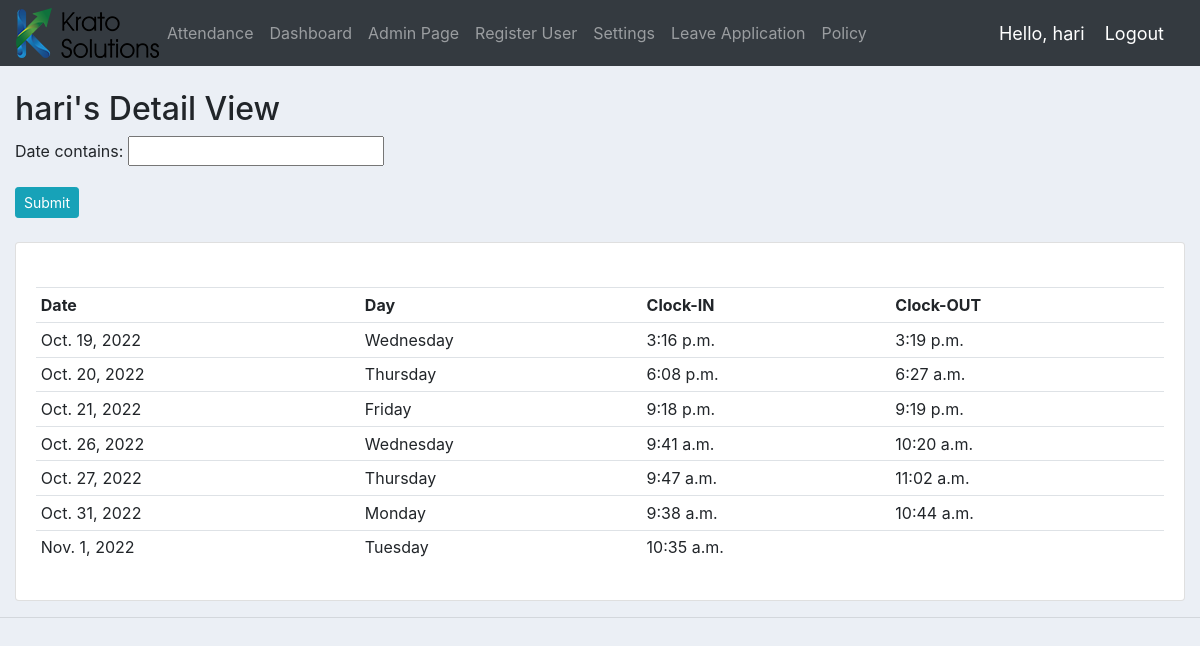
The app's page /detail_view/9/ (signed in) with its own data.
### accounts/models.py (models this page shows, shortened)
class Customer(models.Model):
	user = models.OneToOneField(User, null=True, blank=True, on_delete=models.CASCADE)
	name = models.CharField(max_length=200, null=True)
	phone = models.CharField(max_length=200, null=True)
	email = models.EmailField(max_length=200, null=True)
	designation = models.CharField(max_length=200, null=True)
	profile_pic = models.ImageField(default="profile1.png", null=True, blank=True)
	date_of_join = models.DateTimeField(auto_now_add=True, null=True)
	date_of_birth = models.DateTimeField(auto_now_add=True, null=True)
	date_created = models.DateTimeField(auto_now_add=True, null=True)
	def __str__(self):
		return self.name

class Attendance(models.Model):
	attender = models.CharField(max_length=25,null=True)
	date = models.DateField(null=True)
	is_present = models.BooleanField(null=True)
	clockin = models.DateTimeField(null=True)
	clockout = models.DateTimeField(null=True)

### accounts/decorators.py (the view)
		def wrapper_func(request, *args, **kwargs):
			group = None
			if request.user.groups.exists():
				group = request.user.groups.all()[0].name
			if group in allowed_roles:
				return view_func(request, *args, **kwargs)
			else:
				return HttpResponse('You are not authorized to view this page')

### accounts/views.py (called while the page is built)
@login_required(login_url='login')
@allowed_users(allowed_roles=['admin'])
def detail_view(request, pk):
	name = Customer.objects.get(id=pk)
	employee = Attendance.objects.filter(attender=name)
	f = AttenFilter(request.GET, queryset=Attendance.objects.filter(attender=name))
	has_filter = any(field in request.GET for field in set(f.get_fields()))
	context = {'employee':employee, 'filter': f, 'has_filter': has_filter, 'name' : name}
	return render(request, 'accounts/detail_view.html', context)

### accounts/templates/accounts/detail_view.html (shortened to what this page needs)
{%  extends 'accounts/main.html' %}
{% block content %}
{% load static %}
{% load i18n %}
<br />
<h2>{{name}}'s Detail View</h2>
<form method="get">
    {{ filter.form.as_p }}
    <input class="btn btn-sm btn-info" type="submit" />
</form>
<br />
<div class="card card-body">
    <br />
    <table class="table table-sm">
        <tr>
            <th>Date</th>
            <th>Day</th>
            <th>Clock-IN</th>
            <th>Clock-OUT</th>
        </tr>
        {% for emp in filter.qs %}
            <tr>
                <td>{{emp.date}}</td>
                <td>{{emp.date|date:"l"}}</td>
                <td>{{emp.clockin.time}}</td>
                <td>{{emp.clockout.time}}</td>
            </tr>
        {% endfor %}
    </table>
</div>
{% endblock %}

### accounts/templates/accounts/navbar.html (shortened to what this page needs)
{% load static %}
<nav class="navbar navbar-expand-lg navbar-dark bg-dark">
 <img src="{% static 'images/logo.png' %}">
  <div class="collapse navbar-collapse" id="navbarNav">
    <ul class="navbar-nav">
      {% if request.user.is_staff %}
      <li class="nav-item">
        <a class="nav-link" href="{% url 'attendance' %}">Attendance</a>
      </li>
      <li class="nav-item">
        <a class="nav-link" href="{% url 'home' %}">Dashboard</a>
      </li>
      <li class="nav-item">
        <a class="nav-link" href="{% url 'admin:index' %}">Admin Page</a>
      </li>
      <li class="nav-item">
        <a class="nav-link" href="{% url 'register' %}">Register User</a>
      </li>
      <li class="nav-item">
        <a class="nav-link" href="{% url 'account' %}">Settings</a>
      </li>
      <li class="nav-item">
        <a class="nav-link" href="{% url 'leave_application' %}">Leave Application</a>
      </li>
      <li class="nav-item">
        <a class="nav-link" href="{% url 'DownloadPdf' %}">Policy</a>
      </li>
      {% endif %}
    </ul>
  </div>
  <span class="hello-msg">Hello, {{request.user}}</span>
  <span ><a  class="hello-msg" href="{% url 'logout' %}">Logout</a></span>
</nav>

### static/css/main.css (style rules this page uses)
body { background-color: #ebeff5; }

### accounts/templates/accounts/navbar.html (style rules this page uses)
.hello-msg { font-size: 18px; color: #fff; margin-right: 20px; }

### records on screen
Customer: name "hari"
Attendance: date "Oct. 19, 2022", date "Wednesday", clockin.time "3:16 p.m.", clockout.time "3:19 p.m."
Attendance: date "Oct. 20, 2022", date "Thursday", clockin.time "6:08 p.m.", clockout.time "6:27 a.m."
Attendance: date "Oct. 21, 2022", date "Friday", clockin.time "9:18 p.m.", clockout.time "9:19 p.m."
Attendance: date "Oct. 26, 2022", date "Wednesday", clockin.time "9:41 a.m.", clockout.time "10:20 a.m."
Attendance: date "Oct. 27, 2022", date "Thursday", clockin.time "9:47 a.m.", clockout.time "11:02 a.m."
Attendance: date "Oct. 31, 2022", date "Monday", clockin.time "9:38 a.m.", clockout.time "10:44 a.m."
Attendance: date "Nov. 1, 2022", date "Tuesday", clockin.time "10:35 a.m."

### other values on screen
{{ request.user }} "hari"
